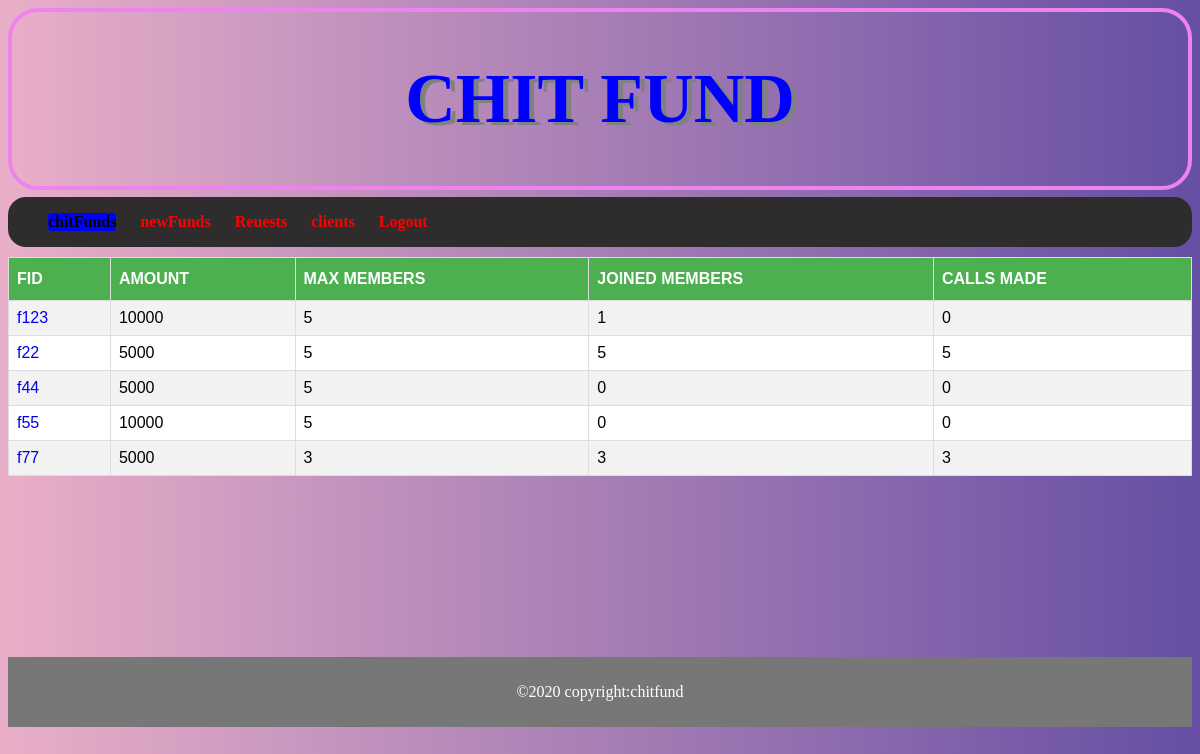
Screenshot of /ahome.php with the database file from the repository.
### tables this page shows
CREATE TABLE `fund` (
  `fid` varchar(100) NOT NULL,
  `amount` varchar(100) NOT NULL,
  `totmembers` varchar(100) NOT NULL,
  `onmembers` varchar(100) NOT NULL,
  `nocalls` varchar(100) NOT NULL
);

### ahome.php (the view, shortened to what this page needs)
<!DOCTYPE html>
<html>
<head>
	<link rel="stylesheet" type="text/css" href="style5.css">
</head>
<body>
	<header>
	<h1 style="font-size:70px;color: blue;text-align:center;">CHIT FUND</h1>
	</header>
  	<nav>
  		<ul>
  			<li id='selected'>chitFunds</li>
  			<li><a href="acrtfund.php">newFunds</a></li>
  			<li><a href="arequest.php">Reuests</a></li>
  			<li><a href="aclients.php">clients</a></li>
  			<li><a  href="logout.php">Logout</a></li>
  		</ul>
  	</nav>
<section>
	<table>
	<tr>
	<th>FID</th>
	<th>AMOUNT</th>
	<th>MAX MEMBERS</th>
	<th>JOINED MEMBERS</th>
	<th>CALLS MADE</th></tr>
	<?php
	$conn=mysqli_connect("localhost","root","","chitfund");
	$sql="select * from fund";
	$result=$conn->query($sql);
	if($result->num_rows>0){
	while($row=$result->fetch_assoc()){
	echo "<tr><td><a href='afund.php?fid=".$row['fid']."'>".$row["fid"]."</a></td><td>".$row["amount"]."</td><td>".$row["totmembers"]."</td><td>".$row["onmembers"]."</td><td>".$row["nocalls"]."</td></tr>";
	}echo "</table>";}
	?>
</section>
<footer><p>&#169;2020 copyright:chitfund</p></footer>
</body>
</html>

### style5.css (style rules this page uses)
header { font-size:35px; text-align:center; color:blue; text-shadow:5px 3px grey; border-radius:30px; border:4px solid violet; }
section { height:400px; }
table { font-family:Arial,Helvetica,sans-serif; border-collapse:collapse; width:100%; }
table td,table th { border:1px solid #ddd; padding:8px; }
table tr:nth-child(even) { background-color:#f2f2f2; }
table tr:nth-child(odd) { background-color:white; }
table th { padding-top:12px; padding-bottom:12px; text-align:left; background-color:#4CAF50; color:white; }
body { background:#eaafc8; background:-webkit-linear-gradient(to right,#eaafc8,#654ea3); background:linear-gradient(to right,#eaafc8,#654ea3); min-height:100vh; }
footer { background-color:#777; padding:10px; text-align:center; color:white; }
nav { background:#2e2c2c; font-weight:700; margin-bottom:10px; margin-top:7px; border-radius:18px; flex:1; display: flex; align-items: right; text-align: right; list-style-type: none; }
nav ul { text-align: right; }
nav ul li { display: inline-block; margin-right: 20px }
nav a { text-decoration: none; color: red }
#selected { border-radius:4px;background:blue; }
a { text-decoration:none; }

### rows the page displays
fund: fid "f123", amount "10000", totmembers "5", onmembers "1", nocalls "0"
fund: fid "f22", amount "5000", totmembers "5", onmembers "5", nocalls "5"
fund: fid "f44", amount "5000", totmembers "5", onmembers "0", nocalls "0"
fund: fid "f55", amount "10000", totmembers "5", onmembers "0", nocalls "0"
fund: fid "f77", amount "5000", totmembers "3", onmembers "3", nocalls "3"
